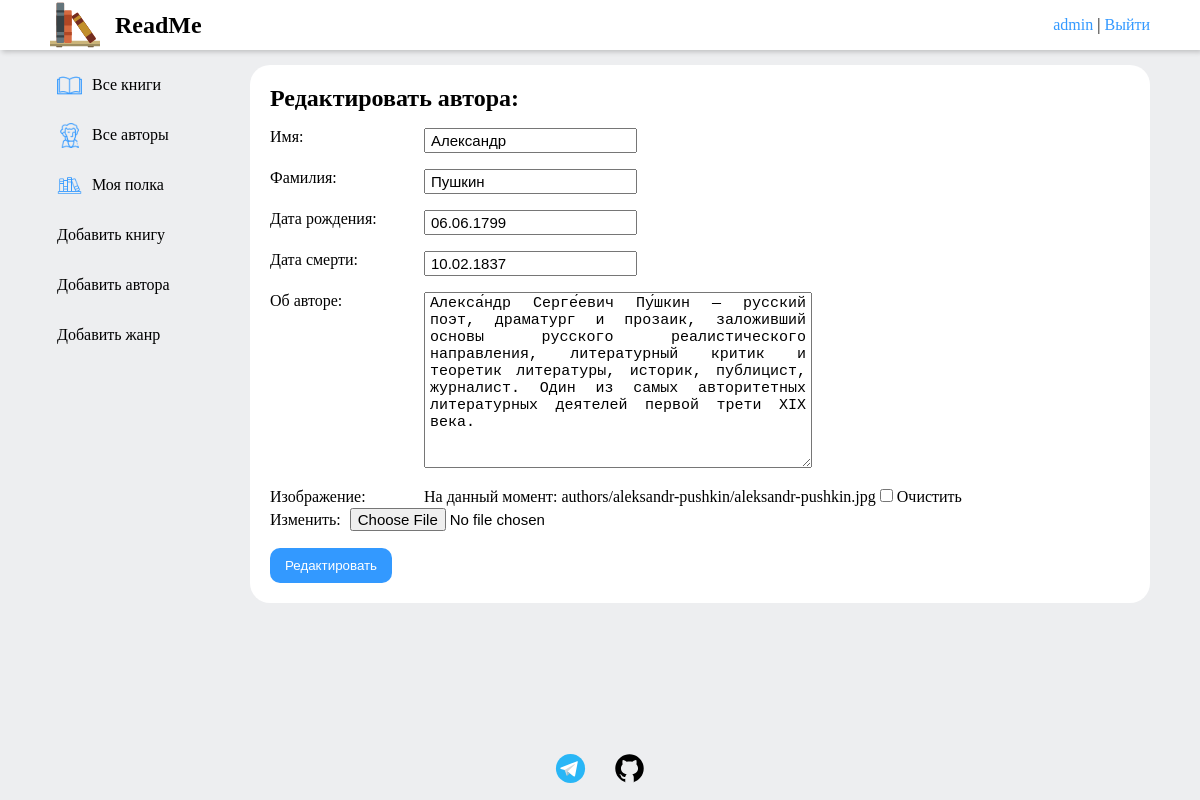
The app's page /author/aleksandr-pushkin/edit (signed in) with its own data.
### users/models.py (models this page shows)
class User(AbstractUser):
    image = models.ImageField(
        upload_to=user_media_path,
        blank=True,
        null=True
    )
    last_update = models.DateTimeField(
        auto_now=True,
        verbose_name="Дата последнего обновления"
    )

### Catalog/models.py (models this page shows, shortened)
class Author(models.Model):
    first_name = models.CharField(
        max_length=200,
        db_index=True,
        verbose_name='Имя'
    )
    last_name = models.CharField(
        max_length=200,
        db_index=True,
        verbose_name='Фамилия'
    )
    slug = models.SlugField(
        max_length=200,
        unique=True,
        db_index=True)
    date_of_birth = models.DateField(
        verbose_name='Дата рождения'
    )
    date_of_death = models.DateField(
        blank=True,
        null=True,
        verbose_name='Дата смерти'
    )
    about = models.TextField(
        max_length=1000,
        blank=True,
        null=True,
        default="",
        verbose_name='Об авторе'
    )
    image = models.ImageField(
        upload_to=author_media_path,
        null=True,
        blank=True,
        verbose_name='Изображение'
    )
    class Meta:
        ordering = ["first_name", "last_name"]
        verbose_name = "Автор"
        verbose_name_plural = "Авторы"

### Catalog/views.py (the view)
# urls.py: path("author/<slug:slug>/edit", views.EditAuthor.as_view(), name="edit_author"),
class EditAuthor(PermissionRequiredMixin, UpdateView):
    model = Author
    fields = ['first_name', 'last_name', 'date_of_birth',
              'date_of_death', 'about', 'image',]
    template_name = 'catalog/authors/edit_author.html'
    permission_required = 'Catalog.change_author'
    extra_context = {
        'title_name': 'Редактировать автора'
    }

### Catalog/templatetags/catalog_tags.py (called while the page is built)
@register.filter(name='has_group')
def has_group(user, group_name):
    return user.groups.filter(name=group_name).exists()

### Catalog/templates/catalog/authors/edit_author.html
{% extends "catalog/base.html" %}
{% block content %}
{% include "catalog/common/edit_object.html" with object_name="автора" %}
{% endblock %}

### Catalog/templates/catalog/base.html (shortened to what this page needs)
{% load static %}
{% load catalog_tags %}
<!DOCTYPE html>
<html lang="en">
<head>
    <link rel="stylesheet" href="{% static 'Catalog/css/style.css' %}" />
</head>
<body>
    <div class="wrapper">
        <header class="header">
            <div class="container">
                <ul class="menu-nav">
                    <li><a href="{% url 'index' %}" class="logo">
                        <img src="{% static 'Catalog/img/main_logo.svg' %}" alt="" width="50px">
                        <h2>ReadMe</h2>
                    </a></li>
                </ul>
                <div class="login-block">
                    {% if user.is_authenticated %}
                    <p><a href="{% url 'users:profile' %}" class="simple-link">{{ user.username }}</a> | <a href="{% url 'users:logout' %}" class="logout underline-link">Выйти</a></p>
                    {% else %}
                        <p>
                            <a href="{% url 'users:login' %}" class="login underline-link">Войти</a> |
                            <a href="{% url 'users:register' %}" class="login underline-link">Регистрация</a>
                        </p>
                    {% endif %}
                </div>
            </div>
        </header>
        <main class="main">
            <div class="container">
                <div class="sidebar-nav">
                    <ul>
                        <a href="{% url 'books' %}">
                            <li>
                                <img src="{% static 'Catalog/img/icons/books.png' %}" alt="" class="sidebar-nav__icon">
                                <span>Все книги</span>
                            </li>
                        </a>
                        <a href="{% url 'authors' %}">
                            <li>
                                <img src="{% static 'Catalog/img/icons/authors.png' %}" alt="" class="sidebar-nav__icon">
                                <span>Все авторы</span>
                            </li>
                        </a>
                        {% if user.is_authenticated %}
                        <a href="{% url 'bookshelf' %}" class="">
                            <li>
                                <img src="{% static 'Catalog/img/icons/my-books.png' %}" alt="" class="sidebar-nav__icon">
                                <span>Моя полка</span>
                            </li>
                        </a>
                        {% if request.user|has_group:"staff" %}
                        <a href="{% url 'add_book' %}" class=""><li>Добавить книгу</li></a>
                        <a href="{% url 'add_author' %}" class=""><li>Добавить автора</li></a>
                        <a href="{% url 'add_genre' %}" class=""><li>Добавить жанр</li></a>
                        {% endif %}
                        {% endif %}
                    </ul>
                </div>
                <div class="content">
                    {% block content %}{% endblock %}
                </div>
            </div>
        </main>
        <footer>
            <div class="container">
                <div class="social-medias">
                    <a href="https://t.me/fossowan" target="_blank">
                        <img src="{% static 'Catalog/img/social_media_logos/tg_logo.svg' %}" alt="https://t.me/fossowan">
                    </a>
                    <a href="https://github.com/buzzakka" target="_blank">
                        <img src="{% static 'Catalog/img/social_media_logos/github_logo.svg' %}" alt="https://github.com/buzzakka">
                    </a>
                </div>
            </div>
        </footer>
    </div>
</body>
</html>

### Catalog/templates/catalog/common/edit_object.html (shortened to what this page needs)
<div class="post-object edit-object">
    <h2>Редактировать {{ object_name }}:</h2>
    <form action="" method="post" enctype="multipart/form-data">
        {{ form.as_p }}
        <button type="submit" class="button">Редактировать</button>
    </form>
</div>

### Catalog/static/Catalog/css/style.css (style rules this page uses)
* { outline: 0; padding: 0; margin: 0; list-style-type: none; text-align: justify; text-decoration: none; color: black; box-sizing: border-box; }
html, body { height: 100%; background: #EDEEF0; }
p { margin-top: 1em ; margin-bottom: 1em ; }
.wrapper { min-height: 100%; display: flex; flex-direction: column; }
.container { width: 1100px; margin: 0 auto; }
header { background-color: #fff; box-shadow: 2px 2px 5px rgba(0, 0, 0, 0.2); }
header .logo { display: flex; align-items: center; }
header .logo img { margin-right: 15px; }
header .container { display: flex; justify-content: space-between; align-items: center; }
.menu-nav { display: flex; align-items: center; }
.menu-nav a { margin-right: 25px; }
.main { flex: 1 1 auto; margin-top: 15px; }
.main .container { display: flex; }
.sidebar-nav { display: flex; flex-direction: column; min-width: 180px; margin-right: 20px; }
.sidebar-nav__icon { width: 25px; }
.sidebar-nav li { height: 25px; padding: 5px 0px 5px 7px; display: flex; align-items: center; margin-bottom: 10px; border-radius: 5px; height: 40px; }
.sidebar-nav span { margin-left: 10px; vertical-align: middle; align-items: center; justify-content: center; }
.content { flex: 1; }
.post-object { background-color: #fff; border-radius: 20px; padding: 20px; width: 100%; margin-bottom: 20px; }
.underline-link { color: #3399FF; position: relative; cursor: pointer; text-decoration: none; }
.underline-link:after { content: ""; display: block; position: absolute; right: 0; bottom: -3px; width: 0; height: 2px; background-color: #3399FF; transition: width 0.5s; }
footer .container { display: flex; justify-content: center; align-items: center; height: 100%; padding: 10px 0; }
.social-medias img { width: 35px; }
.social-medias a:not(:last-child) { margin-right: 20px; }
form { margin-top: 10px; }
form p { margin-bottom: 15px; }
form p label { display: inline-block; width: 150px; vertical-align: top; }
form input, form textarea, select { font-size: 15px; padding: 2px 5px; }
.button { padding: 10px 15px; background-color: #3399FF; color: white; border: none; border-radius: 10px; transition: background-color 0.1s; }
.simple-link { color: #3399FF; }

### records on screen
User: username "admin"
Author: first_name "Александр", last_name "Пушкин", date_of_birth "06.06.1799", date_of_death "10.02.1837", about "Алекса́ндр Серге́евич Пу́шкин — русский поэт, драматург и прозаик, заложивший основы русского реалистического направления, литературный критик и теоретик литературы, историк, публицист, журналист. Один из самых авторитетных литературных деятелей первой трети XIX века."

### other values on screen
{{ object_name }} "автора"
